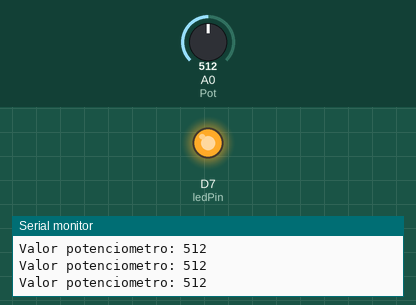
Simulated run of this sketch. Board: ESP8266 (NodeMCU). Parts: output pins drawn as LEDs (lit = HIGH), the last lines printed to the serial monitor. Inputs (shaded band) come from the test bench; at power-on: A0 (Pot) = 512.

Above: at 1.2 s.
1.3 s: A0 (Pot) set to 0
At 2.5 s:
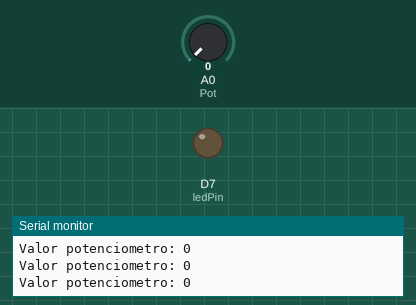
2.8 s: A0 (Pot) set to 122
At 3.8 s:
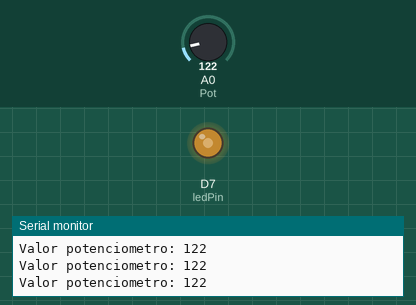
4.3 s: A0 (Pot) set to 1023
At 4.6 s:
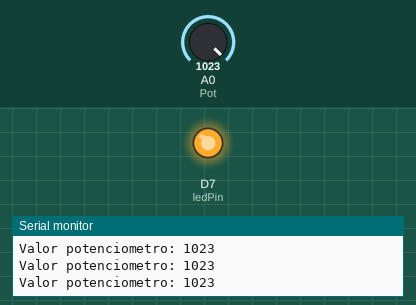
Timing chart, 0 to 7.3 s (numbered marks = the images above; inputs shaded):
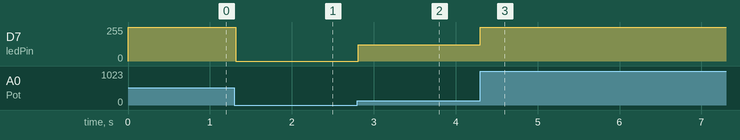

Measured:
- after the input at 1.3 s, D7 (ledPin): 255/255 → 0/255 at once
- after the input at 2.8 s, D7 (ledPin): 0/255 → 122/255 at once
- after the input at 4.3 s, D7 (ledPin): 122/255 → 255/255 at once

The sketch:

ejemplo2-nodemcu.ino
```cpp
int ledPin = D7; // LED pin (D7 = GPIO17)
int Pot = A0;
int val;

void setup() {
  initPorts();
  initSerial();
}

void loop() {
  val = analogRead(Pot);
  analogWrite(ledPin, val);
  Serial.print("Valor potenciometro: ");
  Serial.println(val);
}


/* Funciones de propias de usuario */
void initPorts() {
  pinMode(ledPin, OUTPUT);
}

void initSerial() {
  Serial.begin(9600);
}
```
